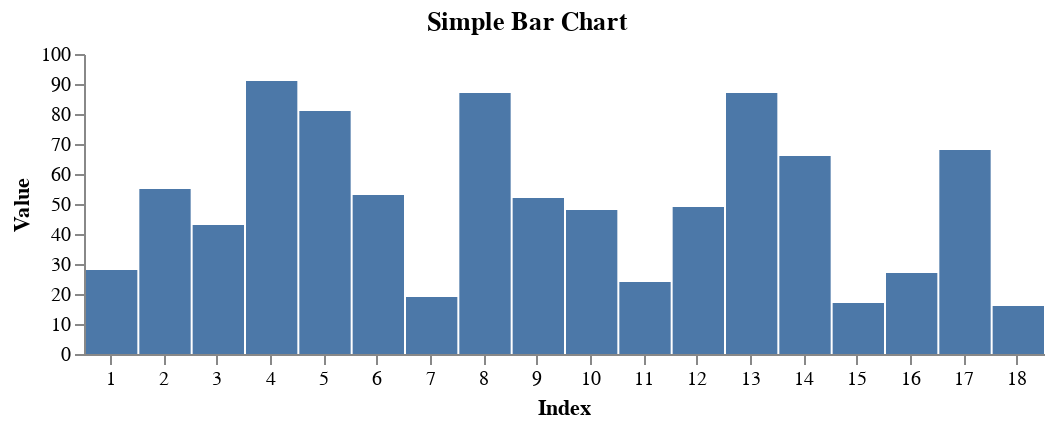

Write a Vega-Lite specification for this figure.
### Vega specification from a JSON file in a GitHub repository (floating-point values rounded to 4 significant figures)
{"$schema": "https://vega.github.io/schema/vega/v3.0.json", "width": 480, "height": 150, "padding": 5, "title": "Simple Bar Chart", "data": [{"name": "table", "values": [{"index": 1, "value": 28, "position": 1, "category": "A"}, {"index": 2, "value": 55, "position": 2, "category": "A"}, {"index": 3, "value": 43, "position": 3, "category": "A"}, {"index": 4, "value": 91, "position": 4, "category": "A"}, {"index": 5, "value": 81, "position": 5, "category": "A"}, {"index": 6, "value": 53, "position": 6, "category": "A"}, {"index": 7, "value": 19, "position": 1, "category": "B"}, {"index": 8, "value": 87, "position": 2, "category": "B"}, {"index": 9, "value": 52, "position": 3, "category": "B"}, {"index": 10, "value": 48, "position": 4, "category": "B"}, {"index": 11, "value": 24, "position": 5, "category": "B"}, {"index": 12, "value": 49, "position": 6, "category": "B"}, {"index": 13, "value": 87, "position": 1, "category": "C"}, {"index": 14, "value": 66, "position": 2, "category": "C"}, {"index": 15, "value": 17, "position": 3, "category": "C"}, {"index": 16, "value": 27, "position": 4, "category": "C"}, {"index": 17, "value": 68, "position": 5, "category": "C"}, {"index": 18, "value": 16, "position": 6, "category": "C"}]}], "scales": [{"name": "scaleIndex", "type": "band", "range": "width", "domain": {"data": "table", "field": "index"}}, {"name": "scaleValue", "type": "linear", "range": "height", "domain": {"data": "table", "field": "value"}, "zero": true, "nice": true}], "axes": [{"orient": "left", "scale": "scaleValue", "title": "Value"}, {"orient": "bottom", "scale": "scaleIndex", "title": "Index"}], "marks": [{"type": "rect", "from": {"data": "table"}, "encode": {"enter": {"x": {"scale": "scaleIndex", "field": "index", "offset": 1}, "width": {"scale": "scaleIndex", "band": 1, "offset": -1}, "y": {"scale": "scaleValue", "field": "value"}, "y2": {"scale": "scaleValue", "value": 0}}}}]}
